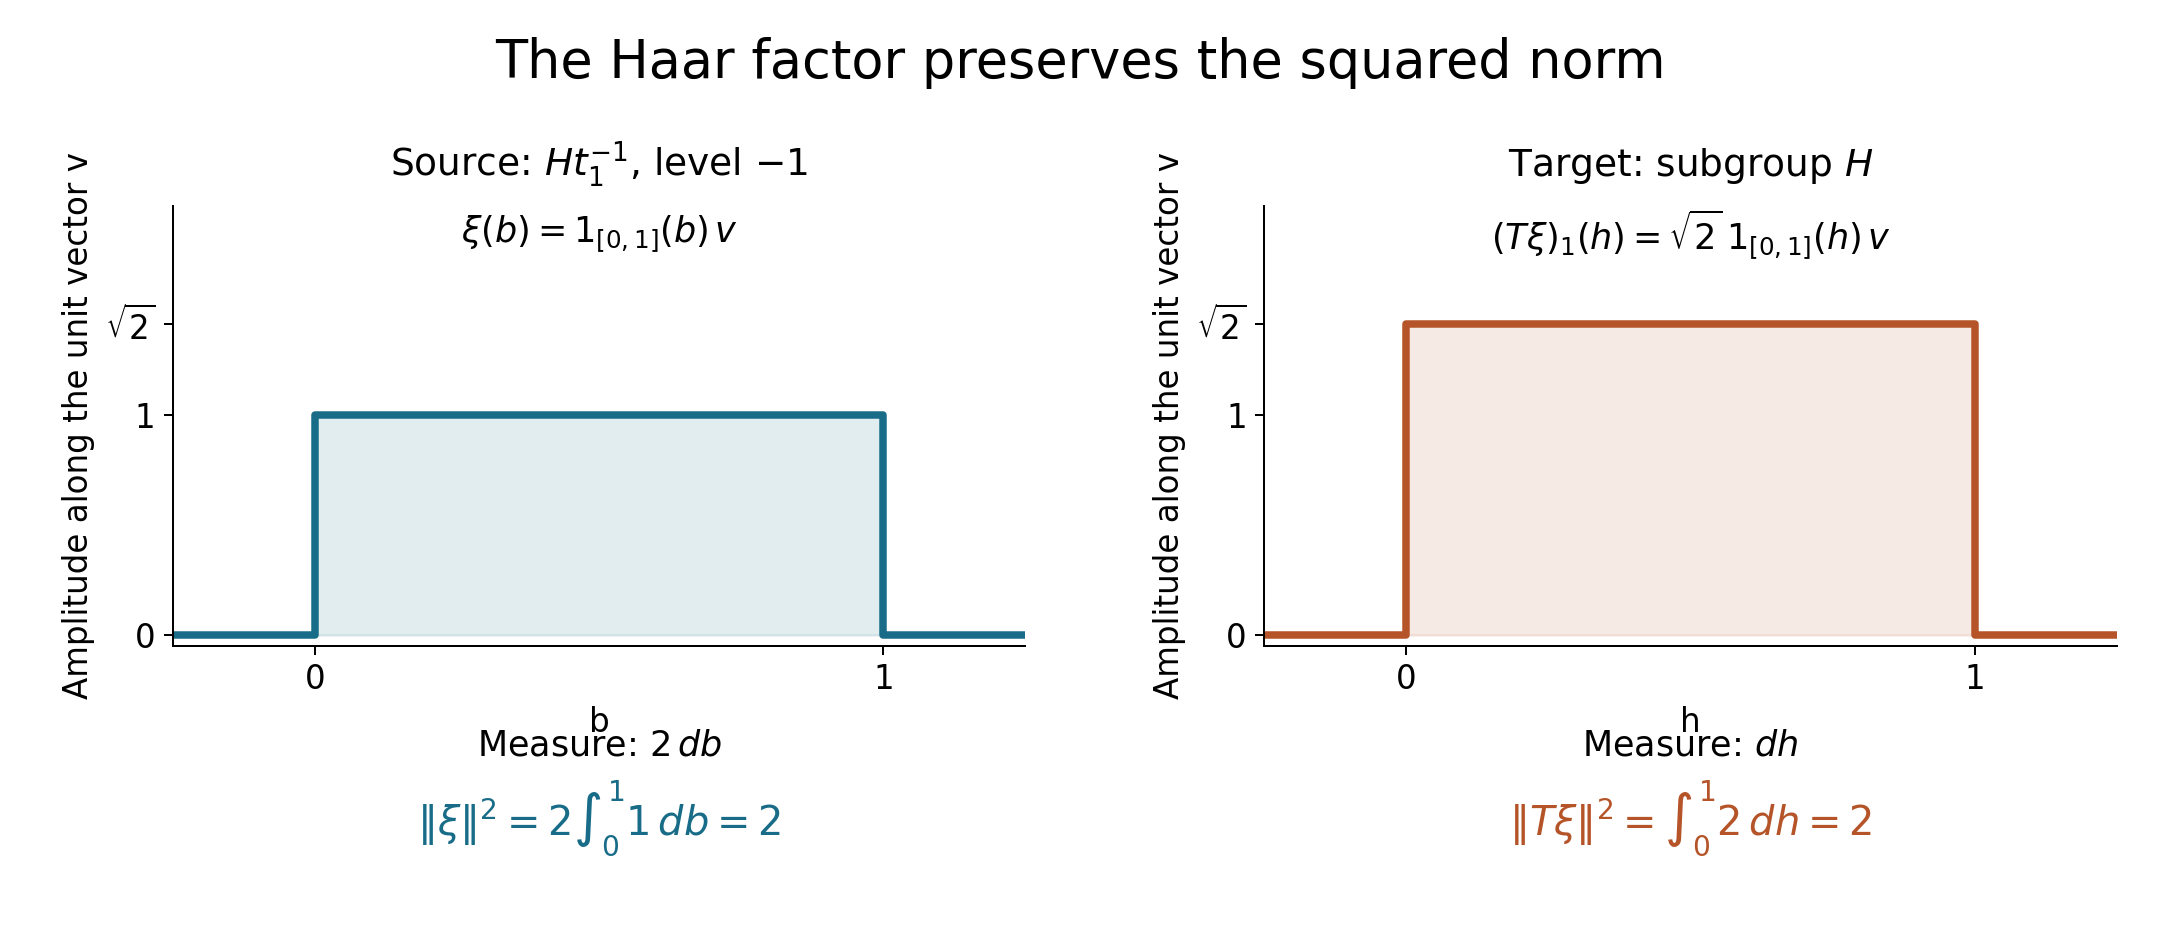

Write Python code to recreate this figure.
"""Draw the exact k=1 Haar-normalization example in OA-FLOW-L55, (OA5)-(OA6)."""
from pathlib import Path
import json
import math
import matplotlib
matplotlib.use("Agg")
import matplotlib.pyplot as plt

ROOT = Path(__file__).resolve().parent
STEM = "haar-corner-normalization"
DATA = {
    "group": "R semidirect_2 Z",
    "multiplication": "(b,n)(d,m)=(b+2^n*d,n+m)",
    "left_Haar_density_on_level_n": "2^(-n) db",
    "modular_function": "Delta(b,n)=2^(-n)",
    "coset_index_k": 1,
    "source_level_n": -1,
    "source_interval": [0, 1],
    "source_measure_density": 2,
    "source_amplitude": 1,
    "target_measure_density": 1,
    "target_amplitude_exact": "sqrt(2)",
    "source_squared_norm": 2,
    "target_squared_norm": 2,
    "general_unitary": "(T xi)_k(h)=2^(k/2) xi(h,-k,k)",
    "proof_locator": "OA-FLOW-L55, (OA1)-(OA6)",
    "drawing": "Heights are function amplitudes; squared norms use the labelled measures."
}
(ROOT / (STEM + ".json")).write_text(
    json.dumps(DATA, ensure_ascii=False, indent=2) + "\n", encoding="utf-8"
)
plt.rcParams.update({
    "font.family": "DejaVu Sans", "font.size": 13,
    "svg.hashsalt": "oa-flow-haar-corner-normalization",
    "savefig.facecolor": "white"
})
fig, axes = plt.subplots(1, 2, figsize=(12, 5.2))
fig.suptitle("The Haar factor preserves the squared norm", fontsize=21, y=.96)
panels = [
    (1, "#186c88", r"Source: $H t_1^{-1}$, level $-1$",
     r"$\xi(b)=1_{[0,1]}(b)\,v$", r"Measure: $2\,db$", r"$\|\xi\|^2=2\int_0^1 1\,db=2$", "b"),
    (math.sqrt(2), "#b55428", r"Target: subgroup $H$",
     r"$(T\xi)_1(h)=\sqrt{2}\,1_{[0,1]}(h)\,v$", r"Measure: $dh$",
     r"$\|T\xi\|^2=\int_0^1 2\,dh=2$", "h")
]
for ax, (height, color, title, formula, measure, norm, coordinate) in zip(axes, panels):
    ax.plot([-.25, 0, 0, 1, 1, 1.25], [0, 0, height, height, 0, 0], color=color, lw=3)
    ax.fill_between([0, 1], [height, height], color=color, alpha=.12)
    ax.set(xlim=(-.25, 1.25), ylim=(-.05, 1.95), xlabel=coordinate)
    ax.set_xticks([0, 1]); ax.set_yticks([0, 1, math.sqrt(2)])
    ax.set_yticklabels(["0", "1", r"$\sqrt{2}$"])
    ax.set_ylabel("Amplitude along the unit vector v")
    ax.spines[["top", "right"]].set_visible(False)
    ax.set_title(title, fontsize=15, pad=12)
    ax.text(.5, 1.82, formula, ha="center", va="center", fontsize=14)
    ax.text(.5, -.25, measure, transform=ax.transAxes, ha="center", fontsize=14)
    ax.text(.5, -.43, norm, transform=ax.transAxes, ha="center", fontsize=16, color=color)
fig.subplots_adjust(left=.08, right=.98, bottom=.31, top=.78, wspace=.28)
fig.savefig(ROOT / (STEM + ".png"), dpi=180)
fig.savefig(ROOT / (STEM + ".svg"), metadata={"Date": None, "Creator": "OA-FLOW course project"})
plt.close(fig)
